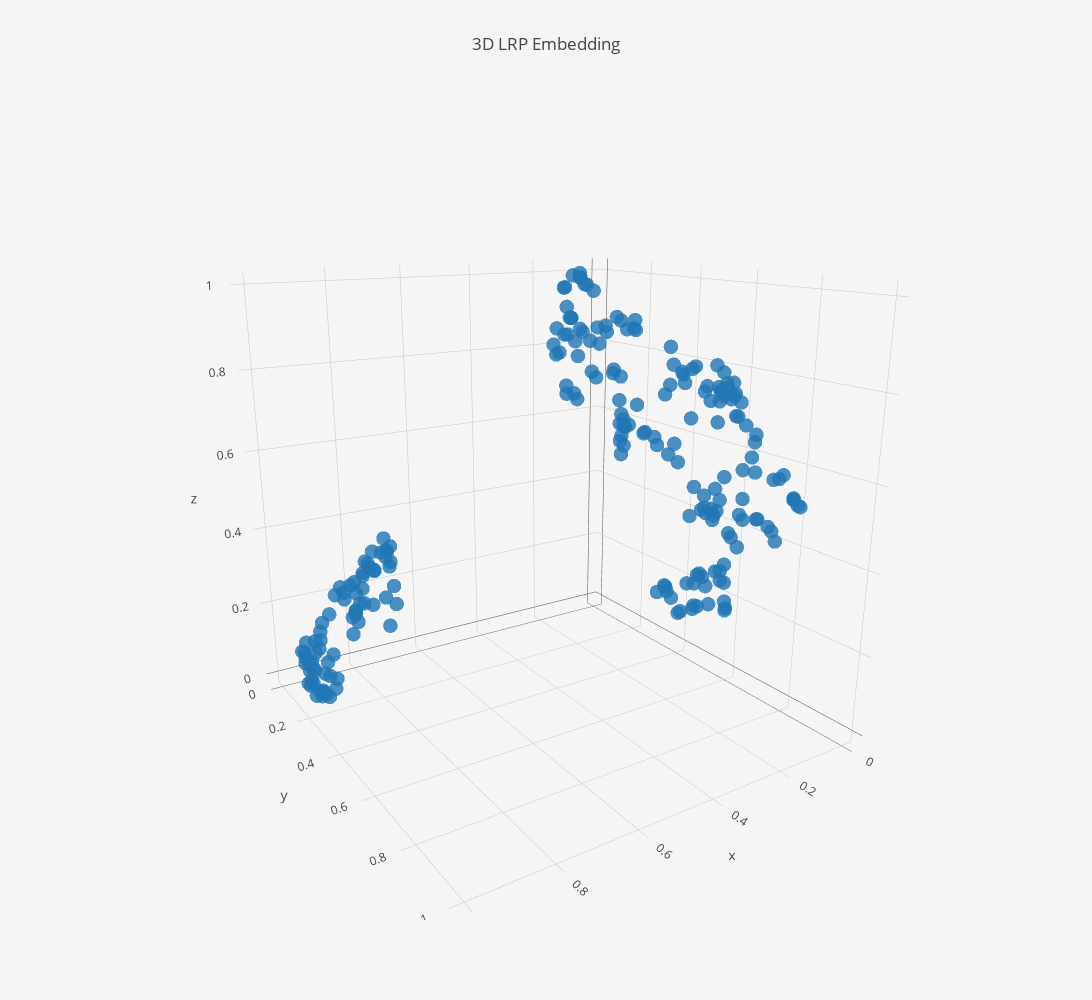

The notebook cell saved with this chart:
### Markdown cell above
> ## TODO: Color using original labels

### Code cell
plot_lrp(original_lrp)

### Figure 1 — Plotly figure (JSON) as saved in the notebook; plotly's stock layout.template omitted (floating-point values rounded to 4 significant figures; data arrays with more than 128 entries replaced by an {"elided": "..."} marker saying what was removed)
{"data": [{"marker": {"colorscale": "Rainbow", "opacity": 0.8, "size": 5}, "mode": "markers", "name": "Training", "type": "scatter3d", "uid": "0771230d-4fc8-4a7b-b5ac-27fdd0f885bd", "x": {"elided": "226 float values"}, "y": {"elided": "226 float values"}, "z": {"elided": "226 float values"}}], "layout": {"autosize": false, "height": 1000, "paper_bgcolor": "#F5F5F5", "scene": {"aspectmode": "auto", "aspectratio": {"x": 1, "y": 1, "z": 1}, "camera": {"center": {"x": 0, "y": 0, "z": 0}, "eye": {"x": 1.122, "y": 1.737, "z": 0.6406}, "projection": {"type": "perspective"}, "up": {"x": 0, "y": 0, "z": 1}}}, "title": {"text": "3D LRP Embedding"}, "width": 1200}}
